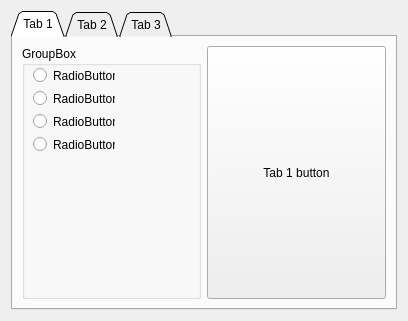
<?xml version="1.0" encoding="UTF-8"?>
<ui version="4.0">
 <class>Widget</class>
 <widget class="QWidget" name="Widget">
  <property name="geometry">
   <rect>
    <x>0</x>
    <y>0</y>
    <width>408</width>
    <height>321</height>
   </rect>
  </property>
  <property name="windowTitle">
   <string>Widget</string>
  </property>
  <layout class="QVBoxLayout" name="verticalLayout">
   <item>
    <widget class="QTabWidget" name="tabWidget">
     <property name="tabShape">
      <enum>QTabWidget::Triangular</enum>
     </property>
     <property name="currentIndex">
      <number>0</number>
     </property>
     <property name="tabBarAutoHide">
      <bool>false</bool>
     </property>
     <widget class="QWidget" name="tab">
      <attribute name="title">
       <string>Tab 1</string>
      </attribute>
      <layout class="QHBoxLayout" name="horizontalLayout">
       <item>
        <widget class="QGroupBox" name="groupBox">
         <property name="title">
          <string>GroupBox</string>
         </property>
         <widget class="QRadioButton" name="radioButton">
          <property name="geometry">
           <rect>
            <x>11</x>
            <y>21</y>
            <width>82</width>
            <height>17</height>
           </rect>
          </property>
          <property name="text">
           <string>RadioButton</string>
          </property>
         </widget>
         <widget class="QRadioButton" name="radioButton_2">
          <property name="geometry">
           <rect>
            <x>11</x>
            <y>44</y>
            <width>82</width>
            <height>17</height>
           </rect>
          </property>
          <property name="text">
           <string>RadioButton</string>
          </property>
         </widget>
         <widget class="QRadioButton" name="radioButton_3">
          <property name="geometry">
           <rect>
            <x>11</x>
            <y>67</y>
            <width>82</width>
            <height>17</height>
           </rect>
          </property>
          <property name="text">
           <string>RadioButton</string>
          </property>
         </widget>
         <widget class="QRadioButton" name="radioButton_4">
          <property name="geometry">
           <rect>
            <x>11</x>
            <y>90</y>
            <width>82</width>
            <height>17</height>
           </rect>
          </property>
          <property name="text">
           <string>RadioButton</string>
          </property>
         </widget>
        </widget>
       </item>
       <item>
        <widget class="QPushButton" name="pushButton">
         <property name="sizePolicy">
          <sizepolicy hsizetype="Minimum" vsizetype="Expanding">
           <horstretch>0</horstretch>
           <verstretch>0</verstretch>
          </sizepolicy>
         </property>
         <property name="text">
          <string>Tab 1 button</string>
         </property>
        </widget>
       </item>
      </layout>
     </widget>
     <widget class="QWidget" name="tab_2">
      <attribute name="title">
       <string>Tab 2</string>
      </attribute>
      <layout class="QVBoxLayout" name="verticalLayout_2">
       <item>
        <widget class="QPushButton" name="pushButton_3">
         <property name="text">
          <string>PushButton</string>
         </property>
        </widget>
       </item>
       <item>
        <widget class="QPushButton" name="pushButton_4">
         <property name="text">
          <string>PushButton</string>
         </property>
        </widget>
       </item>
       <item>
        <widget class="QPushButton" name="pushButton_2">
         <property name="text">
          <string>PushButton</string>
         </property>
        </widget>
       </item>
       <item>
        <spacer name="verticalSpacer">
         <property name="orientation">
          <enum>Qt::Vertical</enum>
         </property>
         <property name="sizeHint" stdset="0">
          <size>
           <width>20</width>
           <height>175</height>
          </size>
         </property>
        </spacer>
       </item>
      </layout>
     </widget>
     <widget class="QWidget" name="tab_3">
      <attribute name="title">
       <string>Tab 3</string>
      </attribute>
      <layout class="QVBoxLayout" name="verticalLayout_4">
       <item>
        <layout class="QVBoxLayout" name="verticalLayout_3">
         <item>
          <widget class="QListWidget" name="listWidget"/>
         </item>
         <item>
          <widget class="QPushButton" name="pushButton_5">
           <property name="text">
            <string>PushButton</string>
           </property>
          </widget>
         </item>
        </layout>
       </item>
      </layout>
     </widget>
    </widget>
   </item>
  </layout>
 </widget>
 <resources/>
 <connections/>
</ui>
